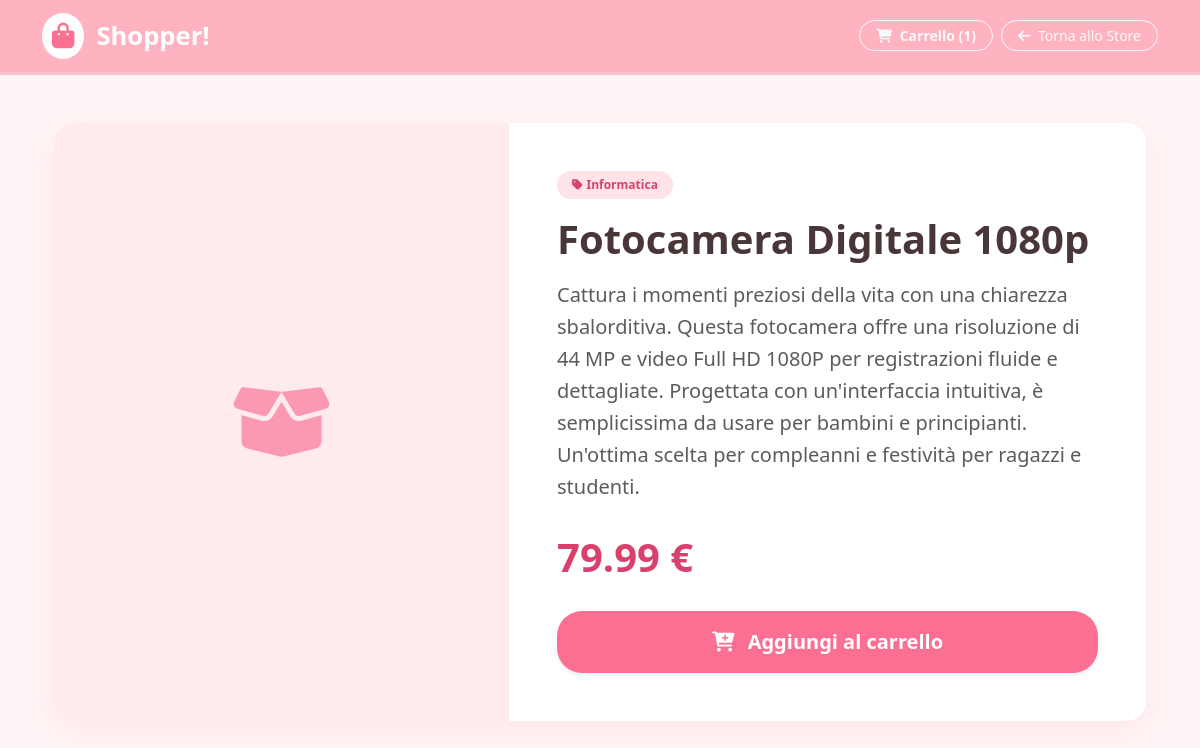
Page /catalog/product/1/ (signed in) on the committed database.
### accounts/models.py (models this page shows)
class CustomUser(AbstractUser):
    ROLE_CHOICES = (
        ('customer', 'Customer'),
        ('manager', 'Store Manager'),
    )
    role = models.CharField(max_length=20, choices=ROLE_CHOICES, default='customer')
    def is_manager(self):
        return self.role == 'manager'

### catalog/models.py (models this page shows, shortened)
class Cart(models.Model): #modello per il carrello (per singolo utente))
    user = models.OneToOneField(settings.AUTH_USER_MODEL, on_delete=models.CASCADE, related_name='cart')
    created_at = models.DateTimeField(auto_now_add=True)
    def get_item_count(self):
        return sum(item.quantity for item in self.items.all())

class CartItem(models.Model): #modello per gli oggetti dentro al carrello (relazione molti a uno con Cart)
    cart = models.ForeignKey(Cart, on_delete=models.CASCADE, related_name='items')
    product = models.ForeignKey(Product, on_delete=models.CASCADE)
    quantity = models.PositiveIntegerField(default=1)

class Product(models.Model): #modello per i prodotti
    name = models.CharField(max_length=200)
    description = models.TextField()
    price = models.DecimalField(max_digits=10, decimal_places=2)
    stock = models.IntegerField(default=0)
    category = models.ForeignKey(Category, on_delete=models.CASCADE, related_name='products')

class Category(models.Model): #modello per le categorie di prodotti
    name = models.CharField(max_length=100)
    description = models.TextField(blank=True)

### catalog/views.py (the view)
# urls.py: path('product/<int:pk>/', views.ProductDetailView.as_view(), name='product_detail'),
class ProductDetailView(DetailView):
    model = Product
    template_name = 'catalog/product_detail.html'
    context_object_name = 'product'

### templates/catalog/product_detail.html (shortened to what this page needs)
{% extends 'catalog/base.html' %}
{% block navbar_button %}
<div class="d-flex gap-2">
    {% if user.is_authenticated %} <a href="{% url 'cart_detail' %}" class="btn btn-outline-light btn-sm rounded-pill px-3 fw-bold">
            <i class="fa-solid fa-cart-shopping me-1"></i> Carrello ({{ user.cart.get_item_count|default:0 }}) </a>
    {% endif %}
    <a href="{% url 'product_list' %}" class="btn btn-outline-light btn-sm rounded-pill px-3">
        <i class="fa-solid fa-arrow-left me-1"></i> Torna allo Store
    </a>
</div>
{% endblock %}
{% block content %}
<div class="container mb-5">
    <div class="detail-card row g-0">
        <div class="col-md-5">
            <div class="product-image-placeholder">
                <i class="fa-solid fa-box-open"></i>
            </div>
        </div>
        <div class="col-md-7 p-4 p-md-5 d-flex flex-column justify-content-center">
            <div class="mb-3"> <span class="badge badge-shopper"><i class="fa-solid fa-tag me-1"></i>{{ product.category.name }}</span>
            </div>
            <h1 class="fw-bold mb-3" style="color: var(--shopper-text);">{{ product.name }}</h1>
            <p class="text-muted fs-5 mb-4" style="line-height: 1.6;">
                {{ product.description }}
            </p>
            <div class="mb-4">
                <span class="price-text-large">{{ product.price }} €</span>
            </div>
            <div class="d-flex flex-wrap gap-3 mt-auto">
                {% if user.is_authenticated %}
                    {% if product.stock > 0 %}
                        <form action="{% url 'add_to_cart' product.id %}" method="POST" class="flex-grow-1 m-0">
                            <button type="submit" class="btn btn-shopper w-100 py-3 fs-5 shadow-sm">
                                <i class="fa-solid fa-cart-plus me-2"></i> Aggiungi al carrello
                            </button>
                        </form>
                    {% endif %}
                {% else %}
                    <a href="{% url 'login' %}" class="btn btn-shopper py-3 fs-5 shadow-sm flex-grow-1 text-center">
                        <i class="fa-solid fa-right-to-bracket me-2"></i> Accedi per Acquistare
                    </a>
                {% endif %}
            </div>
        </div>
    </div>
</div>
{% endblock %}

### templates/catalog/base.html (style rules this page uses)
:root { --shopper-bg: #fff5f6; --shopper-pink-light: #ffe3e7; --shopper-pink-main: #ffb3c1; --shopper-pink-dark: #fb6f92; --shopper-text: #493639; }
body { background-color: var(--shopper-bg); color: var(--shopper-text); font-family: 'Segoe UI', sans-serif; }
.btn-shopper { background-color: var(--shopper-pink-dark); color: white; border: none; font-weight: 600; border-radius: 25px; transition: all 0.2s; }

### templates/catalog/product_detail.html (style rules this page uses)
.detail-card { background: white; border: none; border-radius: 20px; box-shadow: 0 10px 30px rgba(251, 111, 146, 0.1); overflow: hidden; }
.product-image-placeholder { background-color: var(--shopper-pink-light); height: 100%; min-height: 300px; display: flex; align-items: center; justify-content: center; color: var(--shopper-pink-dark); font-size: 5rem; opacity: 0.7; }
.badge-shopper { background-color: var(--shopper-pink-light); color: #d9406b; font-weight: 600; padding: 8px 15px; border-radius: 20px; }
.price-text-large { color: #d9406b; font-weight: 800; font-size: 2.5rem; }

### rows in the picture
CustomUser: cart.get_item_count "1"
Product: category.name "Informatica", name "Fotocamera Digitale 1080p", description "Cattura i momenti preziosi della vita con una chiarezza sbalorditiva. Questa fotocamera offre una risoluzione di 44 MP e video Full HD 1080P per registrazioni fluide e dettagliate. Progettata con un'interfaccia intuitiva, è semplicissima da usare per bambini e principianti. Un'ottima scelta per compleanni e festività per ragazzi e studenti.", price "79.99"
